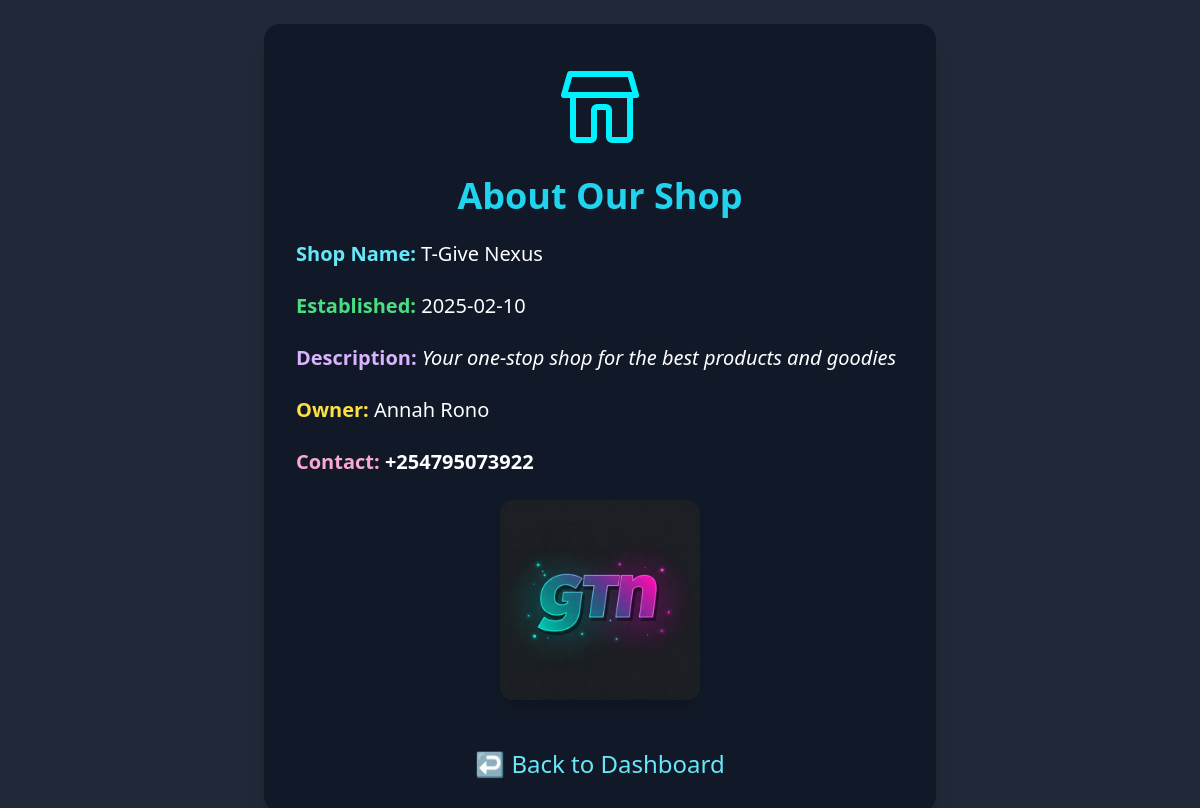
/about, run on the app's committed database.
### app.py (models this page shows)
class About(db.Model):
    id = db.Column(db.Integer, primary_key=True)
    shop_name = db.Column(db.String(100), nullable=False)
    date_created = db.Column(db.Date, nullable=False)
    description = db.Column(db.Text, nullable=False)
    owner = db.Column(db.String(100), nullable=False)
    contact = db.Column(db.String(100), nullable=True)
    logo = db.Column(db.String(255), nullable=True)

### app.py (the view)
@app.route('/about')
@csrf.exempt
def about():
    about_info = About.query.first()
    return render_template('about.html', about=about_info)

### app.py (called while the page is built)
@app.before_request
def make_session_permanent():
    session.permanent = True

@app.before_request
def auto_logout_user():
    if current_user.is_authenticated:
        user = User.query.filter_by(id=current_user.id).first()
        if user and user.role != current_user.role:
            logout_user()
            flash("Role has changed. Please log in again.", "error")
            return redirect(url_for('login'))

@app.context_processor
def inject_csrf_token():
    from flask_wtf.csrf import generate_csrf
    return dict(csrf_token=generate_csrf)

### templates/about.html (shortened to what this page needs)
<!DOCTYPE html>
<html lang="en">
<head>
  <script src="https://cdn.tailwindcss.com"></script>
</head>
<body class="bg-gray-800 text-white min-h-screen flex items-center justify-center p-6">
  <div class="bg-gray-900 shadow-xl rounded-2xl p-8 w-full max-w-2xl">
    <div class="flex justify-center mb-6">
    </div>
    <h1 class="text-4xl text-cyan-400 font-bold mb-6 text-center">About Our Shop</h1>
    {% if about %}
      <div class="text-lg space-y-6">
        <p class="text-xl"><span class="text-cyan-300 font-semibold">Shop Name:</span> {{ about.shop_name }}</p>
        <p class="text-xl"><span class="text-green-400 font-semibold">Established:</span> {{ about.date_created }}</p>
        <p class="text-xl"><span class="text-purple-300 font-semibold">Description:</span> <i>{{ about.description }}</i></p>
        <p class="text-xl"><span class="text-yellow-300 font-semibold">Owner:</span> {{ about.owner }}</p>
        <p class="text-xl"><span class="text-pink-300 font-semibold">Contact:</span> <b>{{ about.contact }}</b></p>
        {% if about.logo %}
          <div class="mt-8 flex justify-center">
            <img src="{{ about.logo or 'static/default-profile.png'}}" alt="Shop Logo" class="max-w-[200px] rounded-xl shadow-lg">
          </div>
        {% endif %}
      </div>
    {% else %}
      <p class="text-center text-gray-300 mt-6 text-xl">No information available at this time.</p>
    {% endif %}
    <div class="mt-12 text-center">
      <a href="{{ url_for('user_dashboard') }}" class="text-cyan-300 hover:text-white hover:underline text-2xl transition-all duration-200 ease-in-out">↩ Back to Dashboard</a>
    </div>
  </div>
</body>
</html>

### data on the page
About: shop_name "T-Give Nexus", date_created "2025-02-10", description "Your one-stop shop for the best products and goodies", owner "Annah Rono", contact "+254795073922", logo (picture)
